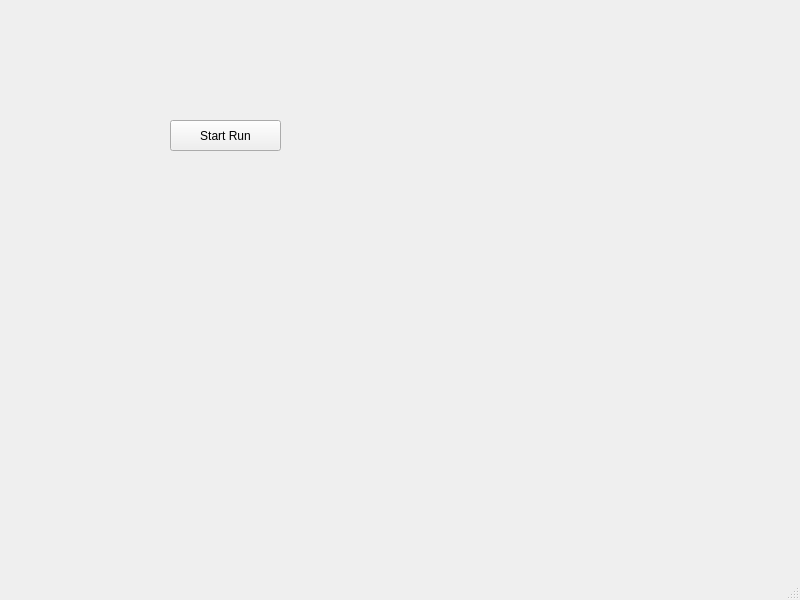
<?xml version="1.0" encoding="UTF-8"?>
<ui version="4.0">
 <class>MainWindow</class>
 <widget class="QMainWindow" name="MainWindow">
  <property name="geometry">
   <rect>
    <x>0</x>
    <y>0</y>
    <width>800</width>
    <height>600</height>
   </rect>
  </property>
  <property name="windowTitle">
   <string>MainWindow</string>
  </property>
  <widget class="QWidget" name="centralwidget">
   <widget class="QPushButton" name="pushButton">
    <property name="geometry">
     <rect>
      <x>170</x>
      <y>120</y>
      <width>111</width>
      <height>31</height>
     </rect>
    </property>
    <property name="text">
     <string>Start Run</string>
    </property>
   </widget>
  </widget>
  <widget class="QMenuBar" name="menubar">
   <property name="geometry">
    <rect>
     <x>0</x>
     <y>0</y>
     <width>800</width>
     <height>26</height>
    </rect>
   </property>
  </widget>
  <widget class="QStatusBar" name="statusbar"/>
 </widget>
 <resources/>
 <connections/>
</ui>
